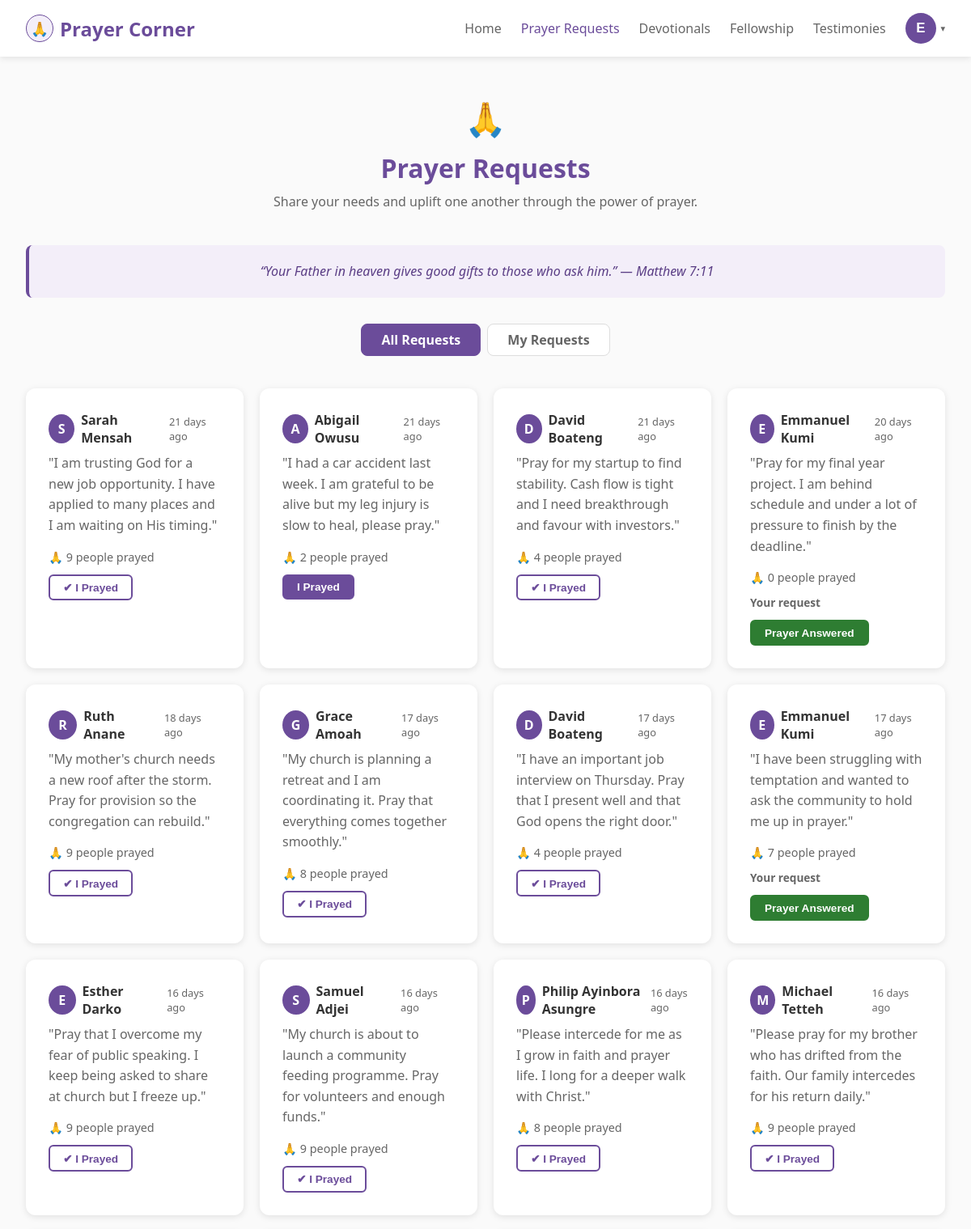
The app's page /prayer_requests.php (signed in, upper part) with its own data.
### tables this page shows
CREATE TABLE `prayer_requests` (
  `id` int unsigned NOT NULL AUTO_INCREMENT,
  `user_id` int unsigned NOT NULL,
  `body` text NOT NULL,
  `created_at` timestamp NULL DEFAULT CURRENT_TIMESTAMP,
  `answered_at` timestamp NULL DEFAULT NULL,
  PRIMARY KEY (`id`),
  KEY `user_id` (`user_id`),
  CONSTRAINT `prayer_requests_ibfk_1` FOREIGN KEY (`user_id`) REFERENCES `users` (`id`) ON DELETE CASCADE
);

CREATE TABLE `users` (
  `id` int unsigned NOT NULL AUTO_INCREMENT,
  `full_name` varchar(100) NOT NULL,
  `email` varchar(190) NOT NULL,
  `username` varchar(30) NOT NULL,
  `password_hash` varchar(255) NOT NULL,
  `created_at` timestamp NULL DEFAULT CURRENT_TIMESTAMP,
  PRIMARY KEY (`id`),
  UNIQUE KEY `email` (`email`),
  UNIQUE KEY `username` (`username`)
);

### partials/verses.php (called while the page is built, shortened)
<?php
function get_daily_verse(string $page): array
{
    static $pools = null;
    if ($pools === null) {
        $pools = $GLOBALS['_verse_pools'] ?? [];
    }
    $pool = $pools[$page] ?? [];
    $index = (int) date('z') % count($pool);
    return $pool[$index];
}

### partials/helpers.php (called while the page is built, shortened)
<?php
if (!function_exists('time_ago')) {
    function time_ago(string $datetime): string
    {
        $now  = new DateTime();
        $past = new DateTime($datetime);
        $diff = $now->diff($past);
        if ($diff->d > 0) return $diff->d . ' day'    . ($diff->d > 1 ? 's' : '') . ' ago';
        return 'Just now';
    }
}
if (!function_exists('h')) {
    function h(string $s): string
    {
        return htmlspecialchars($s, ENT_QUOTES, 'UTF-8');
    }
}

### prayer_requests.php (the view, shortened to what this page needs)
<?php
require_once 'config.php';
require_once __DIR__ . '/partials/verses.php';
$user_id = (int)$_SESSION['user_id'];
$tab     = ($_GET['tab'] ?? 'all') === 'my' ? 'my' : 'all';
$requests = [];
if ($tab === 'all') {
    $stmt = $pdo->query(
        "SELECT pr.*, u.full_name, u.username,
                (SELECT COUNT(*) FROM prayer_requests_prayed p WHERE p.prayer_request_id = pr.id) AS pray_count,
                (SELECT COUNT(*) FROM prayer_requests_prayed p WHERE p.prayer_request_id = pr.id AND p.user_id = $user_id) AS i_prayed
         FROM prayer_requests pr
         JOIN users u ON u.id = pr.user_id
         WHERE pr.answered_at IS NULL OR pr.answered_at > DATE_SUB(NOW(), INTERVAL 1 DAY)
         ORDER BY pr.created_at ASC"
    );
    $requests = $stmt->fetchAll();
}
$testimonies = [];
?>
<!DOCTYPE html>
<html lang="en">
<head>
  <link rel="stylesheet" href="styles.css?v=2">
</head>
<body>
  <?php
  require __DIR__ . '/partials/nav.php';
  ?>
  <main class="subpage pr-page">
    <div class="subpage-header">
      <div class="subpage-icon">&#128591;</div>
      <h1>Prayer Requests</h1>
      <p>Share your needs and uplift one another through the power of prayer.</p>
    </div>
    <div class="verse-banner">
      <?php $v = get_daily_verse('prayer_requests'); ?>&ldquo;<?php echo h($v['text']); ?>&rdquo; &mdash; <?php echo h($v['ref']); ?>
    </div>
    <div class="tabs">
      <a href="prayer_requests.php?tab=all" class="tab-link <?php echo $tab === 'all' ? 'active' : ''; ?>">All Requests</a>
      <a href="prayer_requests.php?tab=my" class="tab-link <?php echo $tab === 'my' ? 'active' : ''; ?>">My Requests</a>
    </div>
    <?php if (empty($requests)): ?>
    <div class="feature-card" style="text-align: center;">
      <p>No prayer requests here yet.</p>
    </div>
    <?php else: ?>
    <section class="features">
      <?php foreach ($requests as $r): ?>
      <?php $is_own = (int)$r['user_id'] === $user_id; ?>
      <div class="feature-card request-card <?php echo $r['answered_at'] !== null ? 'request-answered' : ''; ?>">
        <div class="request-head">
          <span class="mini-avatar"><?php echo h(substr($r['full_name'], 0, 1)); ?></span>
          <strong><?php echo h($r['full_name']); ?></strong>
          <span class="request-time"><?php echo time_ago($r['created_at']); ?></span>
        </div>
        <p class="request-body">&quot;<?php echo h($r['body']); ?>&quot;</p>
        <div class="request-foot">
          <span class="pray-count">
            &#128591; <?php echo (int)$r['pray_count']; ?> <?php echo (int)$r['pray_count'] === 1 ? 'person' : 'people'; ?> prayed
          </span>
          <?php if ($r['answered_at'] !== null): ?>
          <a href="testimony.php?pr=<?php echo (int)$r['id']; ?>" class="btn btn-small btn-answered">
            &#10004; Answered<?php echo isset($testimonies[(int)$r['id']]) ? ' - Read Testimony' : ''; ?>
          </a>
          <?php elseif ($is_own): ?>
          <span class="own-tag">Your request</span>
          <form action="prayer_answer_process.php" method="POST" style="display: inline-block;">
            <button type="submit" class="btn btn-small btn-answer">Prayer Answered</button>
          </form>
          <?php else: ?>
          <form action="prayer_pray_process.php" method="POST" style="display: inline-block;">
            <button type="submit" class="btn btn-small <?php echo (int)$r['i_prayed'] ? 'btn-prayed' : 'btn-pray'; ?>">
              <?php echo (int)$r['i_prayed'] ? '&#10004; I Prayed' : 'I Prayed'; ?>
            </button>
          </form>
          <?php endif; ?>
        </div>
      </div>
      <?php endforeach; ?>
    </section>
    <?php endif; ?>
  </main>
</body>
</html>

### styles.css (style rules this page uses)
* { margin: 0; padding: 0; box-sizing: border-box; }
:root { --primary: #6b4c9a; --primary-dark: #5a3d85; --primary-light: #f3eef9; --text: #333; --text-light: #666; --bg: #fafafa; --white: #ffffff; --border: #ddd; --shadow: 0 2px 8px rgba(0, 0, 0, 0.1); }
body { font-family: 'Segoe UI', Tahoma, Geneva, Verdana, sans-serif; background-color: var(--bg); color: var(--text); min-height: 100vh; display: flex; flex-direction: column; }
.btn { display: inline-block; padding: 0.75rem 2rem; border-radius: 8px; text-decoration: none; font-weight: 600; font-size: 1rem; cursor: pointer; border: 2px solid var(--primary); transition: all 0.2s; }
.features { display: grid; grid-template-columns: repeat(4, 1fr); gap: 1.25rem; margin-top: 4rem; padding: 0; }
.subpage .features { margin-top: 2.5rem; }
.feature-card { background: var(--white); border-radius: 12px; padding: 1.75rem; box-shadow: var(--shadow); transition: transform 0.2s; }
.feature-card p { color: var(--text-light); line-height: 1.6; }
@media (max-width: 1200px) { .features { grid-template-columns: repeat(4, 1fr); } }
.subpage { flex: 1; padding: 3rem 2rem 2rem; max-width: 1200px; margin: 0 auto; }
.subpage-header { text-align: center; margin-bottom: 2.5rem; }
.subpage-header .subpage-icon { font-size: 2.6rem; margin-bottom: 0.75rem; }
.subpage-header h1 { color: var(--primary); font-size: 2rem; margin-bottom: 0.5rem; }
.subpage-header p { color: var(--text-light); max-width: 560px; margin: 0 auto; line-height: 1.6; }
.pr-page .tabs { margin-bottom: 1.5rem; }
.mini-avatar { width: 36px; height: 36px; border-radius: 50%; background-color: var(--primary); color: var(--white); display: inline-flex; align-items: center; justify-content: center; font-weight: 700; margin-right: 0.5rem; vertical-align: middle; }
.verse-banner { background-color: var(--primary-light); border-left: 4px solid var(--primary); border-radius: 8px; padding: 1.25rem 1.5rem; margin-bottom: 2rem; font-style: italic; color: var(--primary-dark); line-height: 1.6; text-align: center; }
.tabs { display: flex; justify-content: center; gap: 0.5rem; margin-bottom: 1.5rem; }
.tab-link { padding: 0.5rem 1.5rem; border-radius: 8px; text-decoration: none; font-weight: 600; color: var(--text-light); background-color: var(--white); border: 1px solid var(--border); transition: all 0.2s; }
.tab-link.active { background-color: var(--primary); color: var(--white); border-color: var(--primary); }
.request-card { width: 100%; }
.request-head { display: flex; align-items: center; gap: 0.5rem; margin-bottom: 0.5rem; }
.request-head .mini-avatar { margin-right: 0; }
.request-time { margin-left: auto; font-size: 0.8rem; color: var(--text-light); }
.request-body { line-height: 1.6; color: var(--text); }
.request-foot { display: flex; align-items: center; flex-wrap: wrap; gap: 0.75rem; margin-top: 1rem; }
.pray-count { font-size: 0.9rem; color: var(--text-light); }
.own-tag { font-size: 0.85rem; font-weight: 600; color: var(--text-light); }
.btn-small { padding: 0.4rem 1rem; font-size: 0.85rem; border-radius: 6px; border: 2px solid var(--primary); font-weight: 600; cursor: pointer; text-decoration: none; display: inline-block; transition: all 0.2s; }
.btn-pray { background-color: var(--primary); color: var(--white); }
.btn-prayed { background-color: var(--white); color: var(--primary); cursor: default; }
.btn-answer { background-color: #2e7d32; border-color: #2e7d32; color: var(--white); }

### records on screen
prayer_requests: user.full_name "S", user.full_name "Sarah Mensah", created_at "21 days ago", body "I am trusting God for a new job opportunity. I have applied to many places and I am waiting on His timing.", pray_count "9", shows "✔ I Prayed"
prayer_requests: user.full_name "A", user.full_name "Abigail Owusu", created_at "21 days ago", body "I had a car accident last week. I am grateful to be alive but my leg injury is slow to heal, please pray.", pray_count "2", shows "I Prayed"
prayer_requests: user.full_name "D", user.full_name "David Boateng", created_at "21 days ago", body "Pray for my startup to find stability. Cash flow is tight and I need breakthrough and favour with investors.", pray_count "4", shows "✔ I Prayed"
prayer_requests: user.full_name "E", user.full_name "Emmanuel Kumi", created_at "20 days ago", body "Pray for my final year project. I am behind schedule and under a lot of pressure to finish by the deadline.", pray_count "0"
prayer_requests: user.full_name "R", user.full_name "Ruth Anane", created_at "18 days ago", body "My mother's church needs a new roof after the storm. Pray for provision so the congregation can rebuild.", pray_count "9", shows "✔ I Prayed"
prayer_requests: user.full_name "G", user.full_name "Grace Amoah", created_at "17 days ago", body "My church is planning a retreat and I am coordinating it. Pray that everything comes together smoothly.", pray_count "8", shows "✔ I Prayed"
prayer_requests: user.full_name "D", user.full_name "David Boateng", created_at "17 days ago", body "I have an important job interview on Thursday. Pray that I present well and that God opens the right door.", pray_count "4", shows "✔ I Prayed"
prayer_requests: user.full_name "E", user.full_name "Emmanuel Kumi", created_at "17 days ago", body "I have been struggling with temptation and wanted to ask the community to hold me up in prayer.", pray_count "7"
prayer_requests: user.full_name "E", user.full_name "Esther Darko", created_at "16 days ago", body "Pray that I overcome my fear of public speaking. I keep being asked to share at church but I freeze up.", pray_count "9", shows "✔ I Prayed"
prayer_requests: user.full_name "S", user.full_name "Samuel Adjei", created_at "16 days ago", body "My church is about to launch a community feeding programme. Pray for volunteers and enough funds.", pray_count "9", shows "✔ I Prayed"
prayer_requests: user.full_name "P", user.full_name "Philip Ayinbora Asungre", created_at "16 days ago", body "Please intercede for me as I grow in faith and prayer life. I long for a deeper walk with Christ.", pray_count "8", shows "✔ I Prayed"
prayer_requests: user.full_name "M", user.full_name "Michael Tetteh", created_at "16 days ago", body "Please pray for my brother who has drifted from the faith. Our family intercedes for his return daily.", pray_count "9", shows "✔ I Prayed"

### other values on screen
$label "Home Prayer Requests Devotionals Fellowship Testimonies"
$user_initial "E"
$v['text'] "Your Father in heaven gives good gifts to those who ask him."
$v['ref'] "Matthew 7:11"
